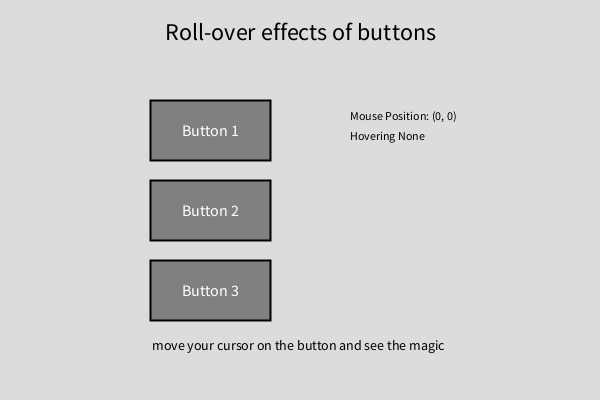
Frame 1 (no input)
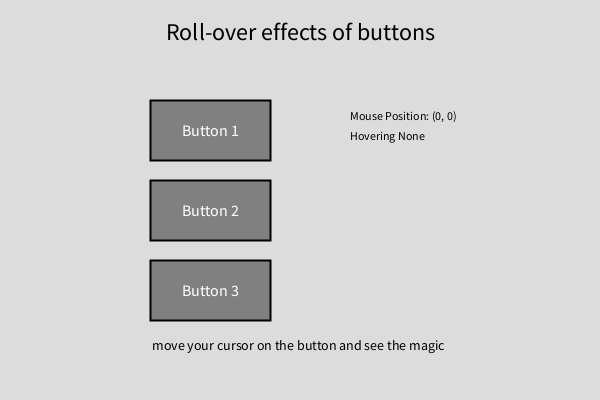
Frame 60 (the mouse pressed at the canvas centre just before this capture)
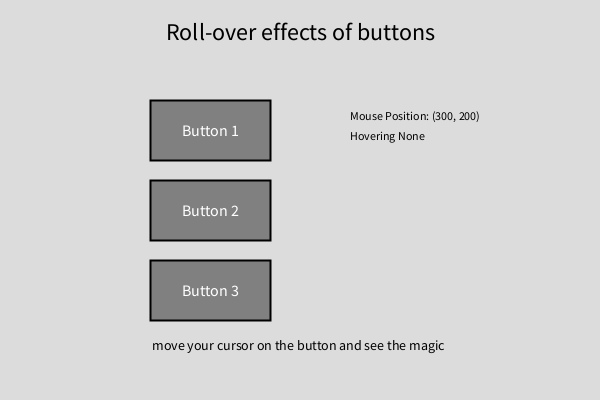
Frame 120 (the mouse held since frame 60 and released just before this capture)

The Processing sketch that drew these frames (run headless with seeded random() and noise(); from frame 60 on, the mouse is pressed at the canvas centre):

// Processing sketch: task1
// ── task1.pde
class Button{
float x,y,w,h; String label;
color greycolor,hovercolor;

  
Button(float x,float y,float w,float h, color hovercolor, String label ){
    this.x= x;
    this.y=y;
    this.w=w;
    this.h=h;
    this.greycolor= color(128);
    this.hovercolor= hovercolor;
    this.label= label; }
  
boolean isMouse(){
    return mouseX >= x && mouseX <= x+w && mouseY >= y && mouseY <= y + h;
  }
  
  void display(){
    if(isMouse()){
      fill(hovercolor);
    }
    else{
      fill(greycolor);
    }
    
    stroke(0);
    strokeWeight(2);
    rect(x, y, w, h);
    
    
    fill(255);
    textAlign(CENTER, CENTER);
    textSize(16);
    text(label, x + w/2, y + h/2);
  }
}

Button button1, button2, button3;

void setup() {
  size(600, 400);
  button1 = new Button(150, 100, 120, 60, color(255, 0, 0), "Button 1");
  button2 = new Button(150, 180, 120, 60, color(0, 255, 0), "Button 2");
  button3 = new Button(150, 260, 120, 60, color(0, 0, 255), "Button 3");
}

void draw() {
  background(220);
  
  fill(0);
  textAlign(CENTER);
  textSize(24);
  text("Roll-over effects of buttons", width/2, 40);
  
  textSize(14);
  text("move your cursor on the button and see the magic ", width/2, 350);
  
  button1.display();
  button2.display();
  button3.display();
  
  textAlign(LEFT);
  textSize(12);
  fill(0);
  text("Mouse Position: (" + mouseX + ", " + mouseY + ")", 350, 120);
  
  String hover = "Hovering None";
  
  if (button1.isMouse()) {
    hover = "On (Red) button ";  } else if (button2.isMouse()) {
    hover = "On (Green) button ";  } else if (button3.isMouse()) {
    hover= "On (Blue) button "; }
  text(hover, 350, 140);
}
